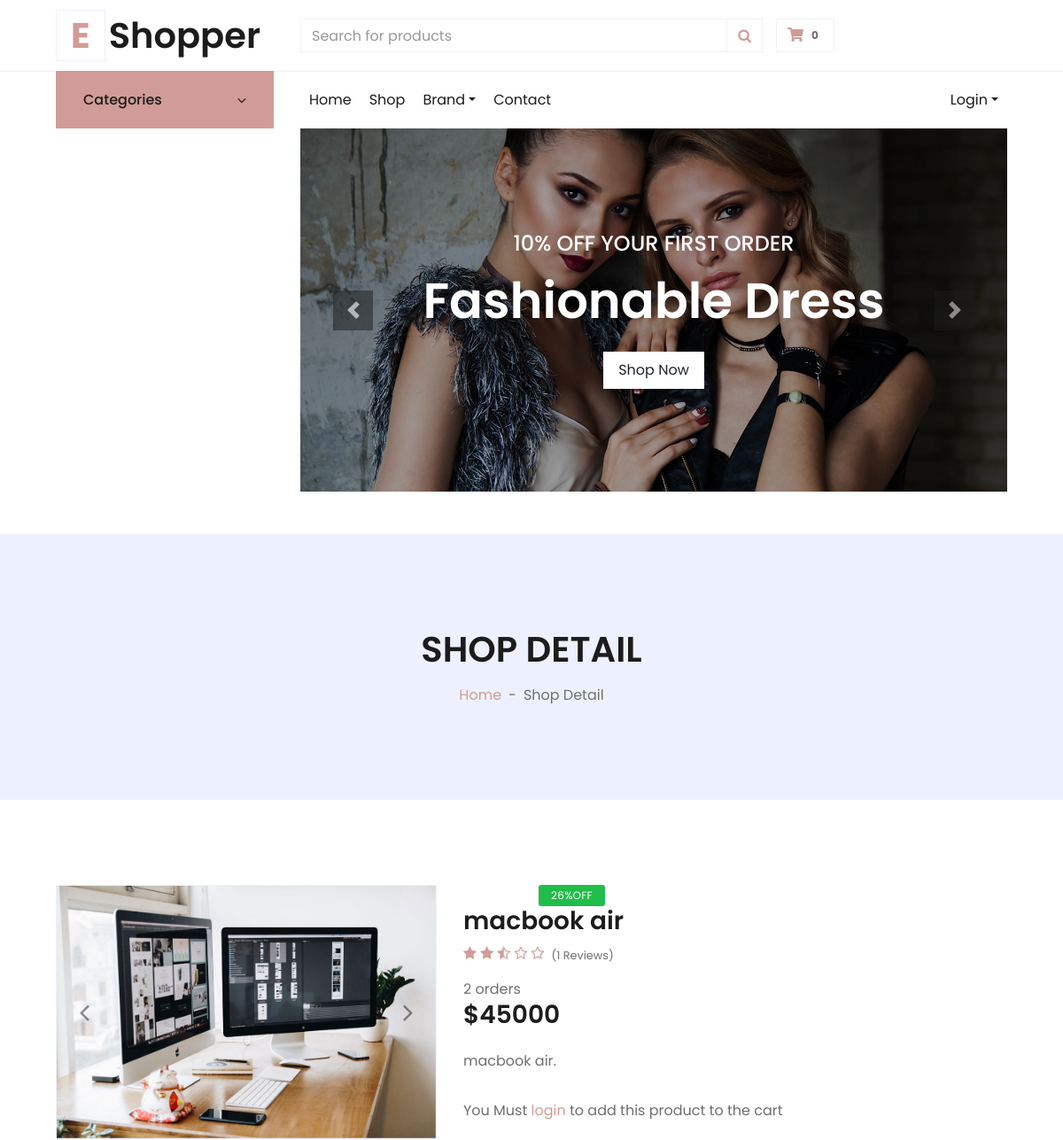
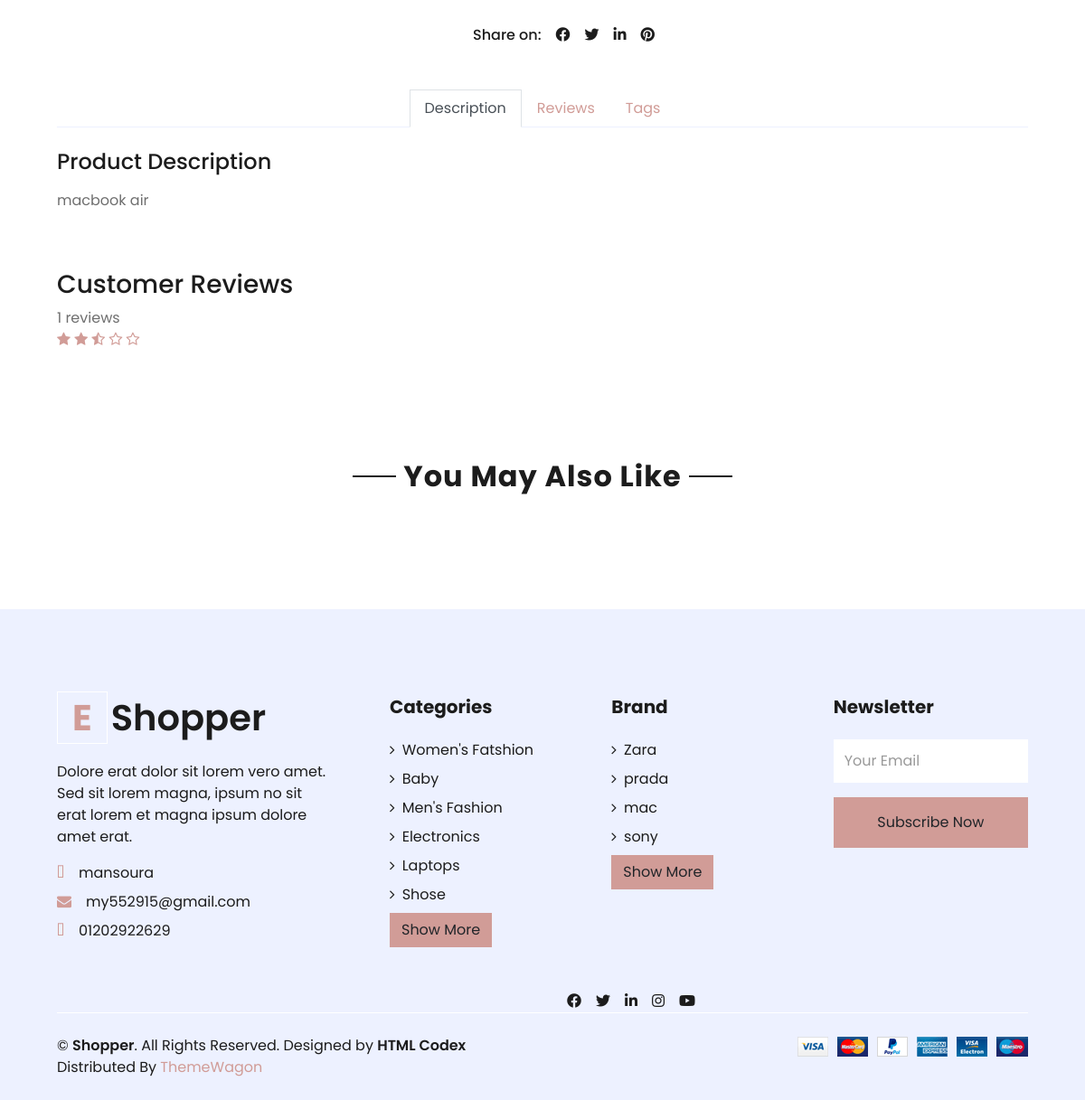
Before: /product/macbook-air/ with the older database file (2 pictures, top to bottom).
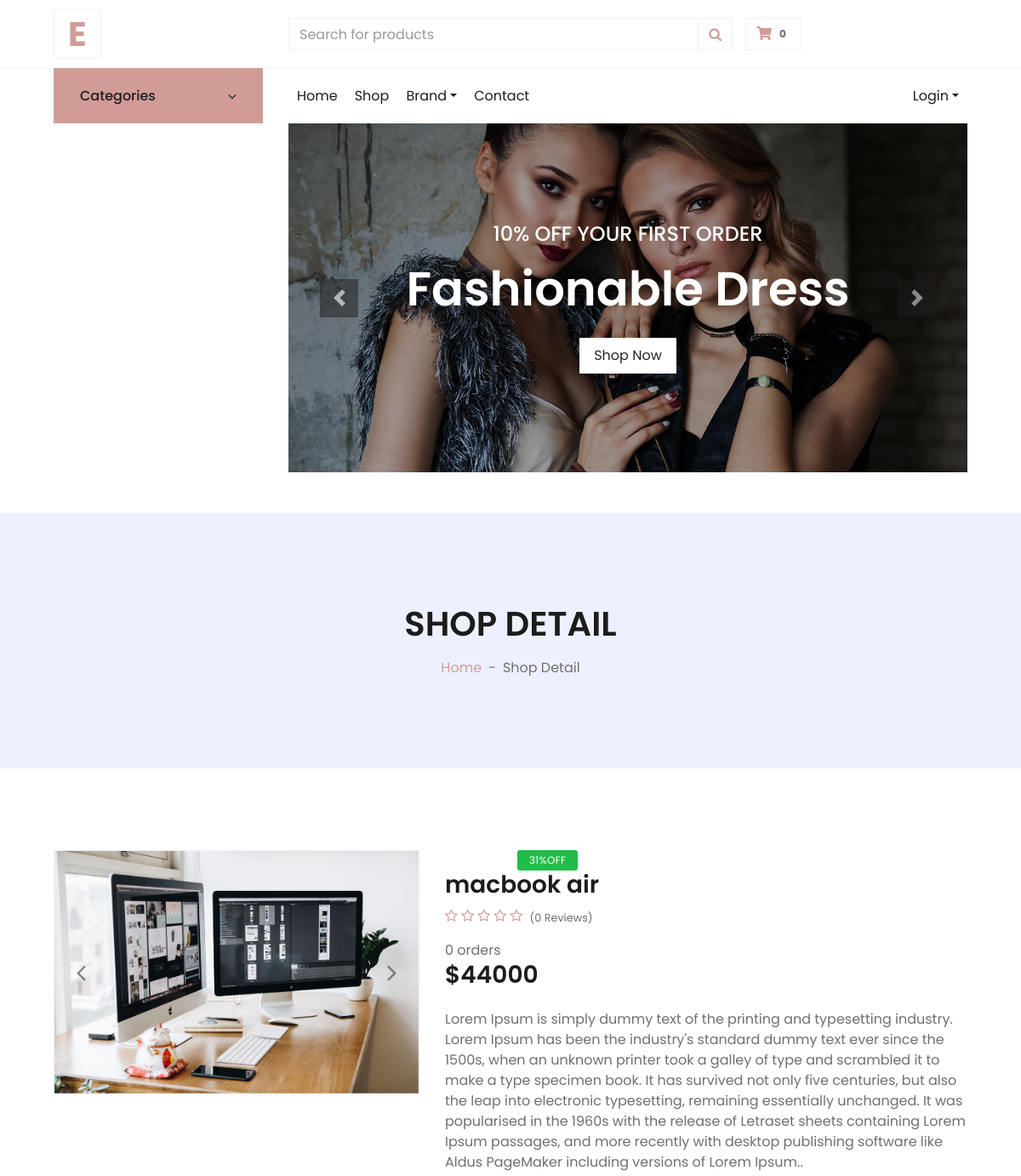
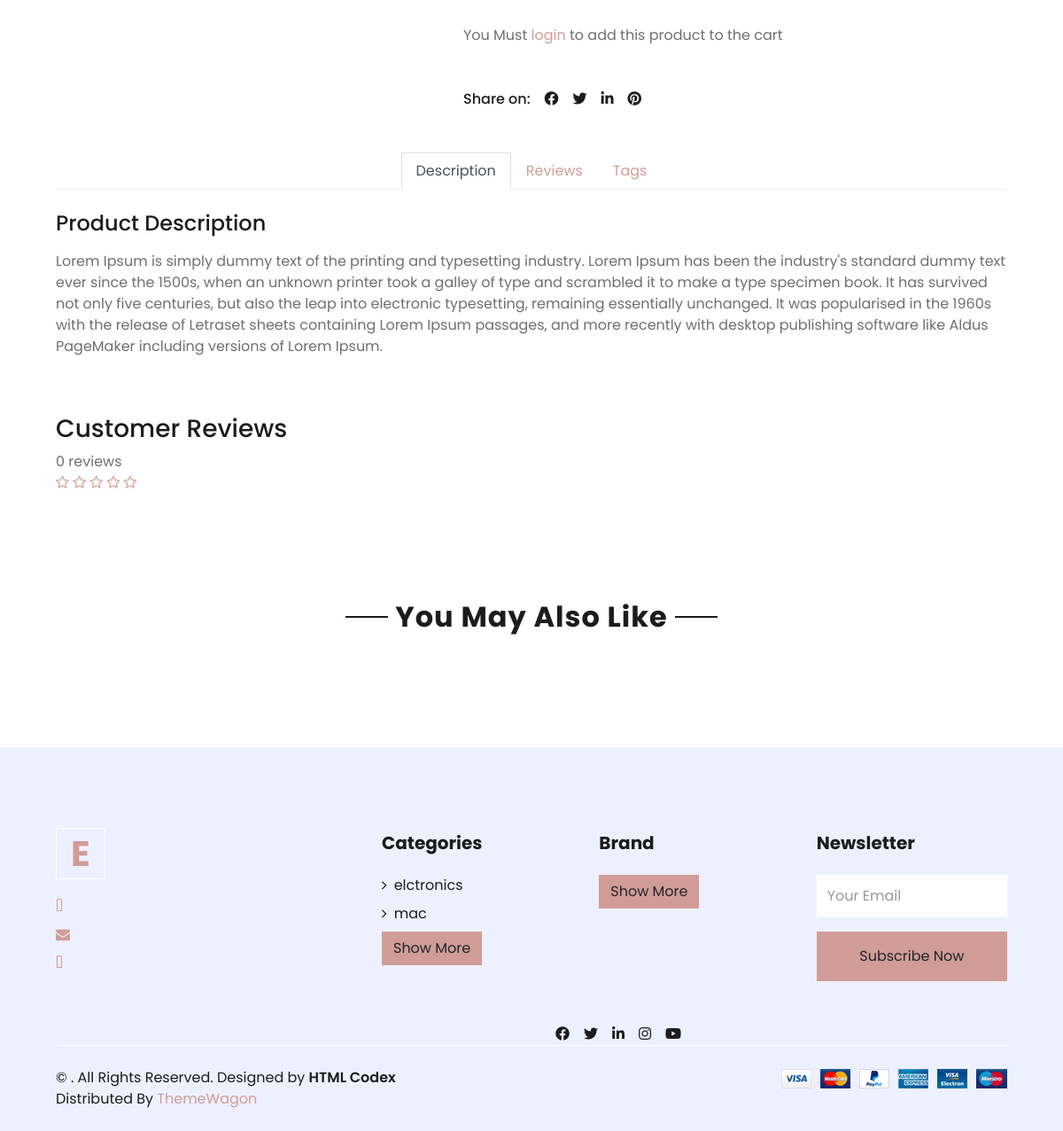
After: the same page with the newer database file (2 pictures, top to bottom).
### settings/models.py (models this page shows, shortened)
class Info(models.Model):
    site_name = models.CharField( max_length=50)
    description = models.TextField(max_length=1000)
    phone = models.CharField( max_length=30 , null=True, blank=True)
    email = models.EmailField( max_length=254 , null=True, blank=True)
    address = models.CharField( max_length=50 , null=True, blank=True)
    image = models.ImageField(upload_to='settings/', null=True, blank=True )
    fb_link = models.URLField( max_length=200)
    twitter_link = models.URLField( max_length=200)
    instagram_link = models.URLField( max_length=200)

class Brand(models.Model):
    BRDName = models.CharField(max_length=40)
    image = models.ImageField(upload_to='product/',blank=True, null=True)
    BRDDesc = models.TextField(blank=True, null=True)
    class Meta:
        verbose_name = _("Brand")
        verbose_name_plural = _("Brands")
    def __str__(self):
        return self.BRDName

### product/models.py (models this page shows, shortened)
class Product(models.Model):
    name = models.CharField(max_length=100)
    image = models.ImageField(upload_to='product/')
    stock = models.IntegerField()
    price = models.IntegerField(default=0)
    discount = models.IntegerField(default=0)
    description = models.TextField(max_length=10000)
    like = models.ManyToManyField(User , blank=True,related_name='product_favourite')
    created_at = models.DateTimeField( default=timezone.now)
    category = models.ForeignKey('ProductCategory',related_name='product_category',verbose_name=('category'), on_delete=models.CASCADE ,default='')
    PRDBrand = models.ForeignKey('settings.Brand' ,related_name='product_brand', on_delete=models.CASCADE , blank=True, null=True ,verbose_name=_("Brand "))
    slug = models.SlugField(null=True,blank=True , unique=True)
    tags = TaggableManager()
    def offer(self):
        offer = 0
        if self.discount > 0:
            offer =int( 100 - (self.discount / self.price * 100))
        return offer
    def get_absolute_url(self):
        return reverse("product:product_detail", args=[self.slug])
    def __str__(self):
        return self.name
    def avr_review(self):
        reviews = ReviewRating.objects.filter(product=self , status=True).aggregate(average=Avg('rating'))
        avg =0
        if reviews['average'] is not None:
            avg = float(reviews['average'])
        return avg
    def count_review(self):
        reviews = ReviewRating.objects.filter(product=self , status=True).aggregate(count=Count('rating'))
        count = 0
        if reviews['count'] is not None:
            count = int(reviews['count'])
        return count

class ProductCategory(models.Model):
    name = models.CharField(max_length=60)
    parent = models.ForeignKey('self', null=True, blank=True, related_name='children', on_delete=models.CASCADE)
    image = models.ImageField(upload_to='categoryimages/')
    def __str__(self):
        return self.name

### product/views.py (the view)
# urls.py: path('<slug:product_slug>/',views.product_detail ,name='product_detail'),
def product_detail(request,product_slug):
    try :
        single_product = Product.objects.get(slug=product_slug)
        in_cart = CartItem.objects.filter(cart__cart_id=_cart_id(request),product=single_product).exists()
        related = Product.objects.filter(PRDBrand=single_product.PRDBrand)
        reviews = ReviewRating.objects.filter(product_id=single_product.id , status=True)
        if request.user.is_authenticated:
            try:
                orderproduct = OrderProduct.objects.filter(user=request.user , product_id=single_product.id).exists()
            except OrderProduct.DoesNotExist:
                orderproduct = None
        else :
            orderproduct = None
        orderproduct_2 =  OrderProduct.objects.filter(  product_id=single_product.id)
        orderproduct_count = orderproduct_2.count()
    except Exception as e:
        raise e
    context = {
        'single_product':single_product,
        'in_cart':in_cart,
        'related':related,
        'reviews':reviews,
        'orderproduct':orderproduct,
        'orderproduct_count':orderproduct_count,
    }
    return render(request,'product/product_detail.html',context)

### accounts/favourite_context.py (called while the page is built, shortened)
def counter(request):
    product_count = 0
    return dict(product_count=product_count)

### carts/cart_context.py (called while the page is built)
def counter(request):
    cart_count = 0
    if 'admin' in request.path:
        return{}
    else :
        try :
            cart = Cart.objects.filter(cart_id=_cart_id(request))
            if request.user.is_authenticated:
                cart_items= CartItem.objects.all().filter(user=request.user)
            else:
                cart_items = CartItem.objects.all().filter(cart=cart[:1])
            for cart_item in cart_items:
                cart_count+=cart_item.quantity
        except Cart.DoesNotExist:
            cart_count=0
    return dict(cart_count=cart_count)

### carts/views.py (called while the page is built)
def _cart_id(request):
    cart = request.session.session_key
    if not cart:
        cart = request.session.create()
    return cart

### product/models.py (called while the page is built)
    def colors(self):
        return super(VariationManager,self).filter(variation_category='color',is_active=True)

    def sizes(self):
        return super(VariationManager,self).filter(variation_category='size',is_active=True)

### product/templates/product/product_detail.html (shortened to what the changed rows need)
{% extends 'base.html' %}
{% load static %}
{% load django_bootstrap5 %}
{% block body %}
<div class="container-fluid bg-secondary mb-5">
    <div class="d-flex flex-column align-items-center justify-content-center" style="min-height: 300px">
        <h1 class="font-weight-semi-bold text-uppercase mb-3">Shop Detail</h1>
    </div>
</div>
<form action="{% url 'carts:add_cart' single_product.id %}" method="POST">
    <div class="container-fluid py-5">
        <div class="row px-xl-5">
            <div class="col-lg-5 pb-5">
                <div id="product-carousel" class="carousel slide" data-ride="carousel">
                    <div class="carousel-inner border">
                        <div class="carousel-item active">
                            <img class="w-100 h-100" src="{{single_product.image.url}}" alt="Image">
                        </div>
                    </div>
                </div>
            </div>
            <div class="col-lg-7 pb-5">
                {% if single_product.offer %}
                <div class="product-badge2 bg-success border-default text-body">{{single_product.offer}}%OFF</div>&nbsp; &nbsp;
                {% endif %}
                <h3 class="font-weight-semi-bold">{{single_product}} </h3>
                <div class="d-flex mb-3">
                    <div class="text-primary mr-2">
                        <span>
                            <i class="fa fa-star{% if single_product.avr_review < 0.5%}-o{% elif single_product.avr_review >= 0.5 and single_product.avr_review < 1%}-half-o{%endif%}"
                                aria-hidden="true"></i>
                            <i class="fa fa-star{% if single_product.avr_review < 1.5%}-o{% elif single_product.avr_review >= 1.5 and single_product.avr_review < 2%}-half-o{%endif%}"
                                aria-hidden="true"></i>
                            <i class="fa fa-star{% if single_product.avr_review < 2.5%}-o{% elif single_product.avr_review >= 2.5 and single_product.avr_review < 3%}-half-o{%endif%}"
                                aria-hidden="true"></i>
                            <i class="fa fa-star{% if single_product.avr_review < 3.5%}-o{% elif single_product.avr_review >= 3.5 and single_product.avr_review < 4%}-half-o{%endif%}"
                                aria-hidden="true"></i>
                            <i class="fa fa-star{% if single_product.avr_review < 4.5%}-o{% elif single_product.avr_review >= 4.5 and single_product.avr_review < 5%}-half-o{%endif%}"
                                aria-hidden="true"></i>
                        </span>
                    </div>
                    <small class="pt-1">({{single_product.count_review}} Reviews)</small>
                </div>{{orderproduct_count}} orders
                <h3 class="font-weight-semi-bold mb-4">${{single_product.price}}</h3>
                <p class="mb-4">{{single_product.description}}.</p>
                <div class="d-flex align-items-center mb-4 pt-2">
                    {% if user.is_authenticated %}
                    {% if single_product.stock <= 0 %}
                    <p>This product out of stock</p>
                    {% else %}
                    <button class="btn btn-primary px-3"><i class="fa fa-shopping-cart mr-1"></i> Add To Cart</button>
                    {% endif %}
                    {% else %}
                    <p>You Must <a href="{% url 'login'%}">login</a> to add this product to the cart</p>
                    {% endif %}
                </div>
                <div class="d-flex pt-2">
                    <p class="text-dark font-weight-medium mb-0 mr-2">Share on:</p>
                    <div class="d-inline-flex">
                    </div>
                </div>
            </div>
        </div>
</form>
<div class="row px-xl-5">
    <div class="col">
        <div class="tab-content">
            <div class="tab-pane fade show active" id="tab-pane-1">
                <h4 class="mb-3">Product Description</h4>
                <p>{{single_product.description}}</p>
            </div>
            {% if single_product.tags.all %}
            <br><br>
            {% endif %}
            <h3>Customer Reviews </h3>
            <span>{{single_product.count_review}} reviews</span>
            <div class="rating-star">
                <span>
                    <i class="fa fa-star{% if single_product.avr_review < 0.5%}-o{% elif single_product.avr_review >= 0.5 and single_product.avr_review < 1%}-half-o{%endif%}"
                        aria-hidden="true"></i>
                    <i class="fa fa-star{% if single_product.avr_review < 1.5%}-o{% elif single_product.avr_review >= 1.5 and single_product.avr_review < 2%}-half-o{%endif%}"
                        aria-hidden="true"></i>
                    <i class="fa fa-star{% if single_product.avr_review < 2.5%}-o{% elif single_product.avr_review >= 2.5 and single_product.avr_review < 3%}-half-o{%endif%}"
                        aria-hidden="true"></i>
                    <i class="fa fa-star{% if single_product.avr_review < 3.5%}-o{% elif single_product.avr_review >= 3.5 and single_product.avr_review < 4%}-half-o{%endif%}"
                        aria-hidden="true"></i>
                    <i class="fa fa-star{% if single_product.avr_review < 4.5%}-o{% elif single_product.avr_review >= 4.5 and single_product.avr_review < 5%}-half-o{%endif%}"
                        aria-hidden="true"></i>
                </span>
            </div>
            <br>
        </div>
    </div>
</div>
<div class="container-fluid py-5">
    <div class="text-center mb-4">
        <h2 class="section-title px-5"><span class="px-2">You May Also Like</span></h2>
    </div>
</div>
{% endblock body %}

### templates/base.html (shortened to what the changed rows need)
{% load static %}
<!DOCTYPE html>
<html lang="en">
<head>
    <link href="https://cdnjs.cloudflare.com/ajax/libs/font-awesome/5.10.0/css/all.min.css" rel="stylesheet">
    <link rel="stylesheet" href="https://cdnjs.cloudflare.com/ajax/libs/font-awesome/4.7.0/css/font-awesome.min.css">
    <link href="{% static 'lib4/owlcarousel/assets/owl.carousel.min.css'%}" rel="stylesheet">
    <link href="{% static 'css4/style.css'%}" rel="stylesheet">
    <link href="{% static 'css4/review.css'%}" rel="stylesheet">
    <link href="{% static 'css4/custom.css'%}" rel="stylesheet">
</head>
<body>
    <div class="container-fluid">
        <div class="row align-items-center py-3 px-xl-5">
            <div class="col-lg-3 d-none d-lg-block">
                <a href="/" class="text-decoration-none">
                    <h1 class="m-0 display-5 font-weight-semi-bold"><span
                            class="text-primary font-weight-bold border px-3 mr-1">E</span>{{myfooter.site_name}}</h1>
                </a>
            </div>
            </div>
        </div>
        {% block body %}
        {% endblock body %}
        <div class="container-fluid bg-secondary text-dark mt-5 pt-5">
            <div class="row px-xl-5 pt-5">
                <div class="col-lg-4 col-md-12 mb-5 pr-3 pr-xl-5">
                    <a href="/" class="text-decoration-none">
                        <h1 class="mb-4 display-5 font-weight-semi-bold"><span
                                class="text-primary font-weight-bold border border-white px-3 mr-1">E</span>{{myfooter.site_name}}
                        </h1>
                    </a>
                    <p>{{myfooter.description}}</p>
                    <p class="mb-2"><i class="fa fa-map-marker-alt text-primary mr-3"></i>{{myfooter.address}}</p>
                    <p class="mb-2"><i class="fa fa-envelope text-primary mr-3"></i>{{myfooter.email}}</p>
                    <p class="mb-0"><i class="fa fa-phone-alt text-primary mr-3"></i>{{myfooter.phone}}</p>
                </div>
                <div class="col-lg-8 col-md-12">
                    <div class="row">
                        <div class="col-md-4 mb-5">
                            <div class="d-flex flex-column justify-content-start">
                                {% for category in categories_footer %}
                                <a class="text-dark mb-2" href="{% url 'product:product_by_category' category %}"><i
                                        class="fa fa-angle-right mr-2"></i>{{category}}</a>
                                {% endfor %}
                                <a href="{% url 'settings:category_list'  %}"><button type="button"
                                        class="btn btn-primary">Show
                                        More</button></a>
                            </div>
                        </div>
                        <div class="col-md-4 mb-5">
                            <div class="d-flex flex-column justify-content-start">
                                {% for brand in brands_footer  %}
                                <a class="text-dark mb-2" href="{%url 'product:product_by_brand' brand%}"><i
                                        class="fa fa-angle-right mr-2"></i>{{brand}}</a>
                                {% endfor %}
                                <a href="{% url 'settings:brand_list'  %}"><button type="button"
                                        class="btn btn-primary">Show
                                        More</button></a>
                            </div>
                        </div>
                    </div>
                </div>
            </div>
            <div class="row border-top border-light mx-xl-5 py-4">
                <div class="col-md-6 px-xl-0">
                    <p class="mb-md-0 text-center text-md-left text-dark">
                        &copy; <a class="text-dark font-weight-semi-bold" href="#">{{myfooter.site_name}}</a>. All
                        Rights
                        Reserved.
                        Designed
                        by
                        <a class="text-dark font-weight-semi-bold" href="https://htmlcodex.com">HTML Codex</a><br>
                        Distributed By <a href="https://themewagon.com" target="_blank">ThemeWagon</a>
                    </p>
                </div>
            </div>
        </div>
</body>
</html>

Changed rows visible on the page:
removed Info: site_name "Shopper", description "Dolore erat dolor sit lorem vero amet. Sed sit lorem magna, ipsum no sit erat lorem et magna ipsum dolore amet erat.", address "mansoura", email "my552915@gmail.com", phone "01202922629"
removed Product: image (picture), offer "26", name "macbook air", count_review "1", price "45000", description "macbook air"
removed ProductCategory: name "Women's Fatshion"
removed ProductCategory: name "Baby"
removed ProductCategory: name "Men's Fashion"
removed ProductCategory: name "Electronics"
removed ProductCategory: name "Laptops"
removed ProductCategory: name "Shose"
removed Brand: BRDName "Zara"
removed Brand: BRDName "prada"
removed Brand: BRDName "mac"
removed Brand: BRDName "sony"
added Product: image (picture), offer "31", name "macbook air", count_review "0", price "44000", description "Lorem Ipsum is simply dummy text of the printing and typesetting industry. Lorem Ipsum has been the industry's standard dummy text ever since the 1500s, when an unknown printer took a galley of type and scrambled it to make a type specimen book. It has survived not only five centuries, but also the leap into electronic typesetting, remaining essentially unchanged. It was popularised in the 1960s with the release of Letraset sheets containing Lorem Ipsum passages, and more recently with desktop publishing software like Aldus PageMaker including versions of Lorem Ipsum."
added ProductCategory: name "elctronics"
added ProductCategory: name "mac"
Other visible differences:
{{ orderproduct_count }}: "2" → "0"
